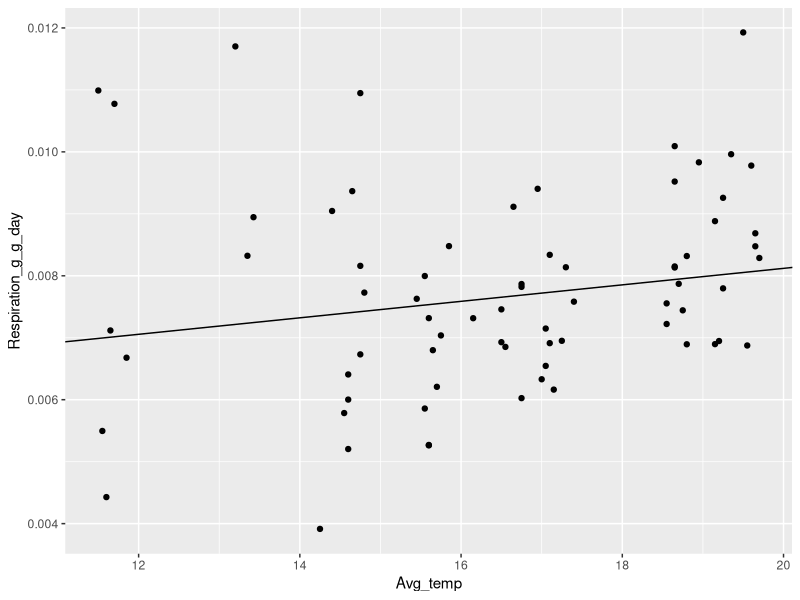
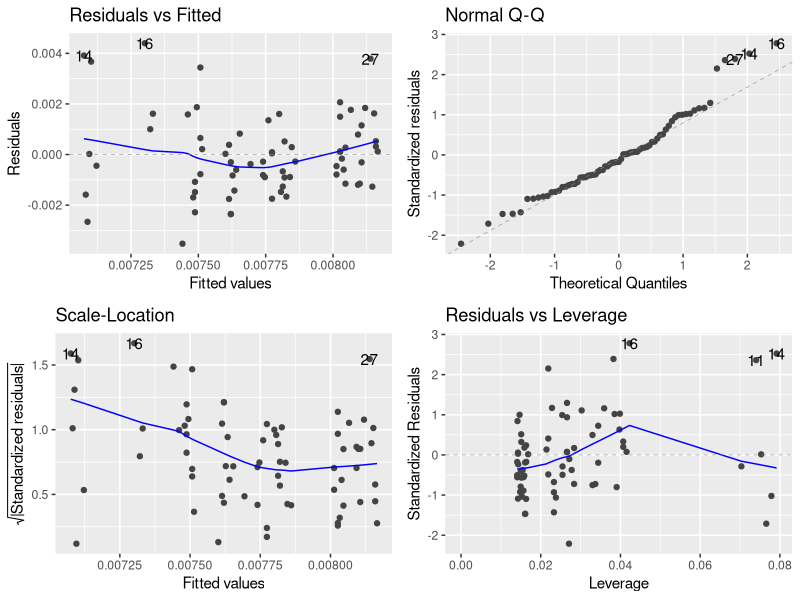
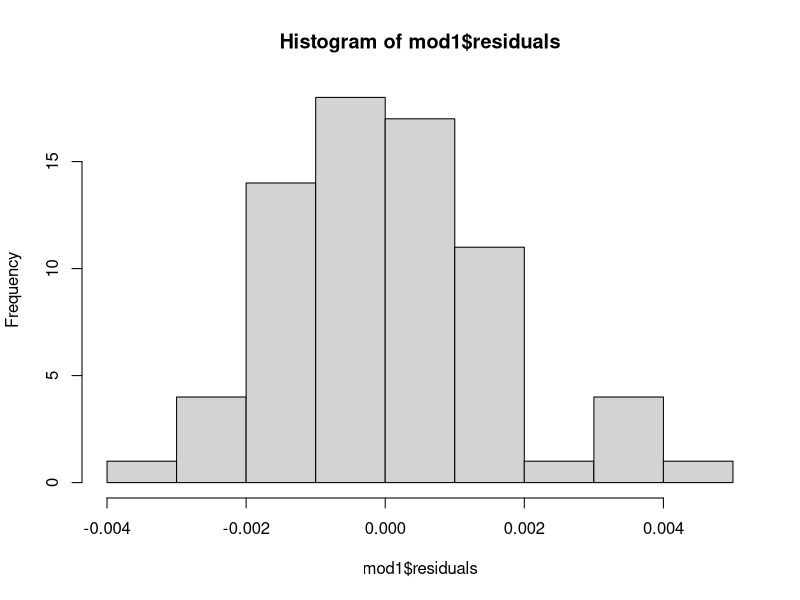
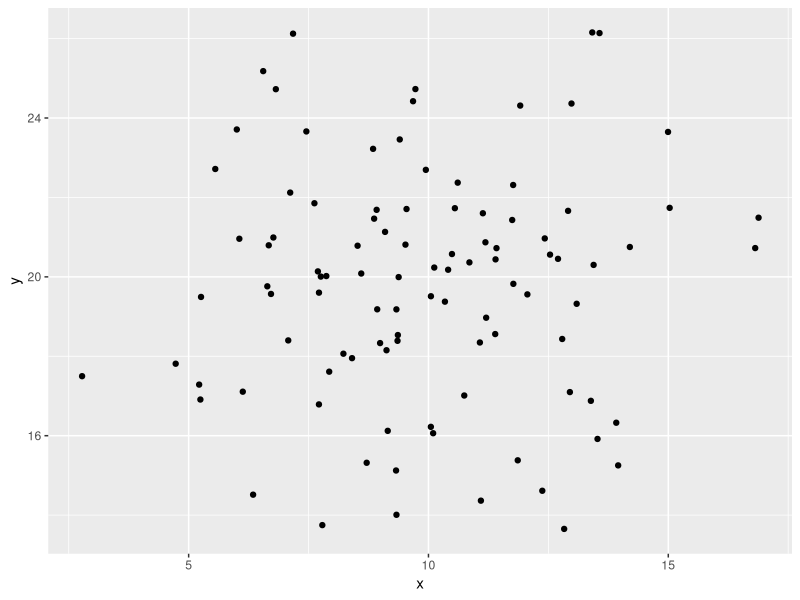
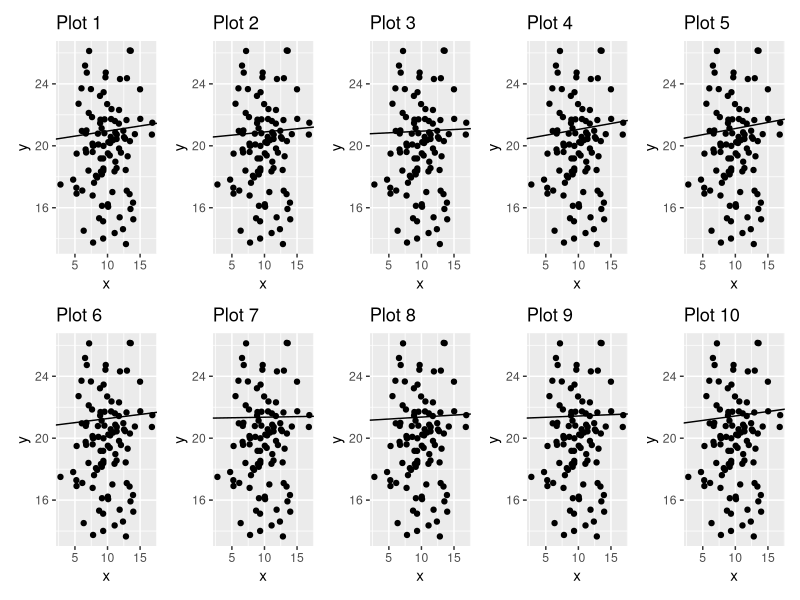
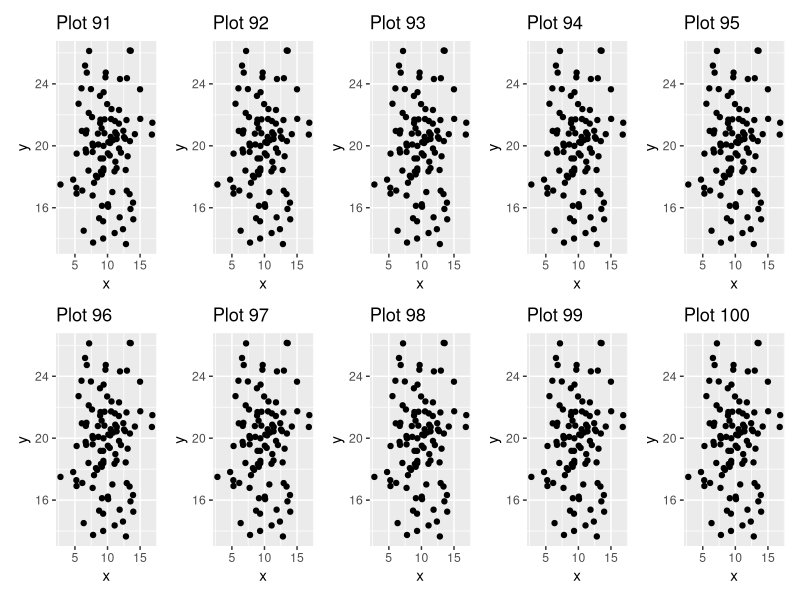

These charts were generated, in order, by the following R code:
library(tidyverse)
library(ggfortify)
library(patchwork)
data <- read.csv("Week_10/Single sheet May2023 Data.csv")
data_ito <- data %>%
  filter(Common == "Ito")
mod1 <- lm(Respiration_g_g_day ~ Avg_temp, data = data_ito)  
summary(mod1)
 ggplot(data_ito, aes(x = Avg_temp, y = Respiration_g_g_day)) + 
   geom_point() + 
   geom_abline(slope = 0.000133, intercept = 0.00546)

autoplot(mod1)
hist(mod1$residuals)
#Since our data starts and ends above our quantiles (based on our Q-Q plot),
# this indicates that our data is likely not linear, but our model
# may still be useful for modelling the center of our data.

#There may be some Independence issues based off our Fitted Values, since the
# right side of our residual plot is tighter compared to the rest of the plot.

#Our residual plot indicates that our data may not be normally distributed,
# and that it is slightly left-skewed.

median(data_ito$Respiration_g_g_day) #0.0076
quantile(data_ito$Respiration_g_g_day, 0.95) #0.01087

predict(mod1, newdata = list(Avg_temp = c(0.0076, 0.01087)),
        interval = 'prediction')
#There doesn't seem to be much difference in the prediction intervals.  The
# fitted point and the lower bound seem to be more spread than the upper
# bound, 


#### Objective 2 ########################################################
#

#setup of our original data
x <- rnorm(100, 10, 3)
y<- rnorm(100, 20, 3)

#creating a matrix as an easier way to store our coefficients from every iteration
term_mat <- matrix(nrow = 100, ncol = 2)

#and an model list
mods <- list()

#and a dataframe for operating withing the loop to create our models using
# y values with our randomness added to them.
df_loop <- data.frame(x = x)

#and our for loop:
for (i in 1:100) { 
  ey <- rlnorm(100, i*0.05, 0.4) #THIS SHOULD BE ON DEV, NOT MEAN
  yran <- y + ey
  df_loop$yran <- yran
  mods[[i]] <- lm(yran ~ x, data = df_loop)
  term_mat[i,1] <- summary(mods[[i]])$coefficients[1,1]
  term_mat[i,2] <- summary(mods[[i]])$coefficients[2,1]
}

#Combine all of our data into one data frame, keeping only true y and x, along
# with the slope and intercept estimates
df <- data.frame(x = x,y = y, int = term_mat[,1],
           slope = term_mat[,2])
true_mod <- lm(y~x, data = df)

#checking for fit using a plot
plot2 <- ggplot(data = df, aes(x = x, y = y)) + 
  geom_point()
plot2

#creating a list of plots to be used
plots <- vector('list', 100)

#create our plots for every estimation
for (i in 1:100) {
  plots[[i]] <- plot2 +
    geom_abline(slope = df$slope[i], intercept = df$int[i]) +
    ggtitle(paste("Plot", i))
}

#compare our first predictions which have low randomness with our last ones
# with high randomness
wrap_plots(plots[1:10], ncol = 5, nrow = 2)
wrap_plots(plots[91:100], ncol = 5, nrow = 2)


#generating our list of models
x_list <- list(x)
predict_list <- list()
for (i in 1:100){
predict_list[[i]] <- predict(mods[[i]], newdata = x_list,
        interval = 'prediction')
}

#Uncertainty in our response tends to scale a lot faster than uncertainty in our
# predictor.  Our predictions started ranging very tightly to our response, but
# slowly began increasing as our random variable increased.
true_df <- data.frame(x = x)
true_predict <- predict(true_mod, true_df, interval = 'prediction')

#each iteration of our y values slowly has a lower fraction of y values in the
# prediction range.  however, I think this is due to my own mistake in 
# calculating an uncertainty.  The uncertainty slowly grew out of proportion 
# of the original slope and intercept.

#I don't think I understand what the HW prompt was asking for in terms of setup,
# since I was ending up with lists 4mb in size.
